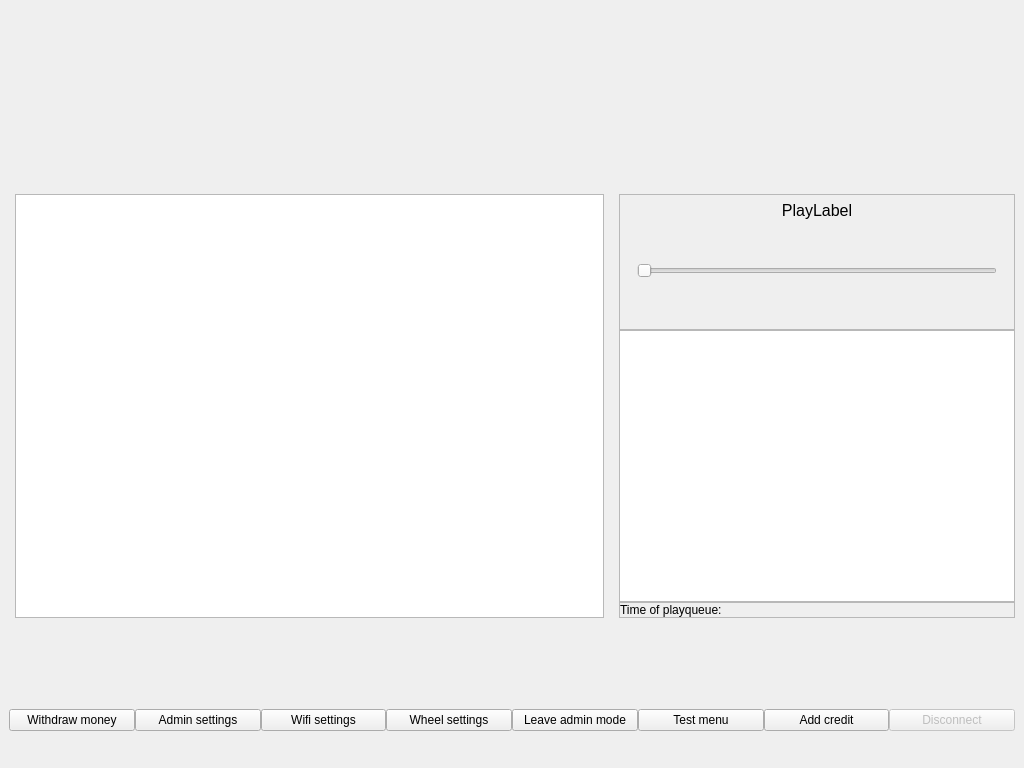
<?xml version="1.0" encoding="UTF-8"?>
<ui version="4.0">
 <class>MainWindow</class>
 <widget class="QMainWindow" name="MainWindow">
  <property name="geometry">
   <rect>
    <x>0</x>
    <y>0</y>
    <width>1024</width>
    <height>768</height>
   </rect>
  </property>
  <property name="sizePolicy">
   <sizepolicy hsizetype="Preferred" vsizetype="Preferred">
    <horstretch>0</horstretch>
    <verstretch>0</verstretch>
   </sizepolicy>
  </property>
  <property name="maximumSize">
   <size>
    <width>1024</width>
    <height>768</height>
   </size>
  </property>
  <property name="windowTitle">
   <string>MainWindow</string>
  </property>
  <widget class="QWidget" name="centralwidget">
   <property name="sizePolicy">
    <sizepolicy hsizetype="Fixed" vsizetype="Fixed">
     <horstretch>0</horstretch>
     <verstretch>0</verstretch>
    </sizepolicy>
   </property>
   <layout class="QVBoxLayout" name="verticalLayout" stretch="2,6,0">
    <property name="leftMargin">
     <number>0</number>
    </property>
    <property name="rightMargin">
     <number>0</number>
    </property>
    <item>
     <layout class="QVBoxLayout" name="verticalLayout_7" stretch="1,1,1">
      <property name="leftMargin">
       <number>9</number>
      </property>
      <property name="rightMargin">
       <number>9</number>
      </property>
      <item>
       <layout class="QHBoxLayout" name="horizontalLayout_2" stretch="1,6,6">
        <item>
         <layout class="QVBoxLayout" name="verticalLayout_17" stretch="1,0,0">
          <item>
           <widget class="QLabel" name="languageLabel">
            <property name="sizePolicy">
             <sizepolicy hsizetype="Preferred" vsizetype="MinimumExpanding">
              <horstretch>0</horstretch>
              <verstretch>0</verstretch>
             </sizepolicy>
            </property>
            <property name="minimumSize">
             <size>
              <width>60</width>
              <height>40</height>
             </size>
            </property>
            <property name="text">
             <string/>
            </property>
            <property name="alignment">
             <set>Qt::AlignCenter</set>
            </property>
           </widget>
          </item>
          <item>
           <widget class="QLabel" name="actualTimeStampLabel">
            <property name="sizePolicy">
             <sizepolicy hsizetype="Minimum" vsizetype="Preferred">
              <horstretch>0</horstretch>
              <verstretch>0</verstretch>
             </sizepolicy>
            </property>
            <property name="text">
             <string/>
            </property>
           </widget>
          </item>
          <item>
           <spacer name="verticalSpacer_4">
            <property name="orientation">
             <enum>Qt::Vertical</enum>
            </property>
            <property name="sizeHint" stdset="0">
             <size>
              <width>20</width>
              <height>40</height>
             </size>
            </property>
           </spacer>
          </item>
         </layout>
        </item>
        <item>
         <layout class="QVBoxLayout" name="verticalLayout_10">
          <item>
           <layout class="QVBoxLayout" name="verticalLayout_4">
            <item>
             <spacer name="verticalSpacer_3">
              <property name="orientation">
               <enum>Qt::Vertical</enum>
              </property>
              <property name="sizeHint" stdset="0">
               <size>
                <width>20</width>
                <height>40</height>
               </size>
              </property>
             </spacer>
            </item>
            <item>
             <widget class="QLabel" name="actualCreditValue">
              <property name="sizePolicy">
               <sizepolicy hsizetype="Preferred" vsizetype="Preferred">
                <horstretch>0</horstretch>
                <verstretch>0</verstretch>
               </sizepolicy>
              </property>
              <property name="text">
               <string/>
              </property>
              <property name="alignment">
               <set>Qt::AlignCenter</set>
              </property>
             </widget>
            </item>
            <item>
             <widget class="QLabel" name="actualMoneyValue">
              <property name="text">
               <string/>
              </property>
              <property name="alignment">
               <set>Qt::AlignCenter</set>
              </property>
             </widget>
            </item>
            <item>
             <widget class="QLabel" name="actualFortuneCount">
              <property name="text">
               <string/>
              </property>
              <property name="alignment">
               <set>Qt::AlignCenter</set>
              </property>
             </widget>
            </item>
            <item>
             <widget class="QLabel" name="actualNeedFortuneMoney">
              <property name="text">
               <string/>
              </property>
              <property name="alignment">
               <set>Qt::AlignCenter</set>
              </property>
             </widget>
            </item>
            <item>
             <spacer name="verticalSpacer_2">
              <property name="orientation">
               <enum>Qt::Vertical</enum>
              </property>
              <property name="sizeHint" stdset="0">
               <size>
                <width>20</width>
                <height>40</height>
               </size>
              </property>
             </spacer>
            </item>
           </layout>
          </item>
         </layout>
        </item>
        <item>
         <widget class="QLabel" name="coinImgLabel">
          <property name="sizePolicy">
           <sizepolicy hsizetype="Preferred" vsizetype="MinimumExpanding">
            <horstretch>0</horstretch>
            <verstretch>0</verstretch>
           </sizepolicy>
          </property>
          <property name="minimumSize">
           <size>
            <width>0</width>
            <height>75</height>
           </size>
          </property>
          <property name="text">
           <string/>
          </property>
          <property name="alignment">
           <set>Qt::AlignRight|Qt::AlignTrailing|Qt::AlignVCenter</set>
          </property>
         </widget>
        </item>
       </layout>
      </item>
      <item>
       <widget class="QLabel" name="infoLabel">
        <property name="font">
         <font>
          <pointsize>15</pointsize>
         </font>
        </property>
        <property name="text">
         <string/>
        </property>
        <property name="alignment">
         <set>Qt::AlignCenter</set>
        </property>
       </widget>
      </item>
      <item>
       <widget class="QLabel" name="errorLabel">
        <property name="font">
         <font>
          <pointsize>15</pointsize>
         </font>
        </property>
        <property name="text">
         <string/>
        </property>
        <property name="alignment">
         <set>Qt::AlignCenter</set>
        </property>
       </widget>
      </item>
     </layout>
    </item>
    <item>
     <layout class="QVBoxLayout" name="verticalLayout_18" stretch="8,1">
      <item>
       <layout class="QHBoxLayout" name="horizontalLayout_15" stretch="3,2">
        <property name="leftMargin">
         <number>6</number>
        </property>
        <property name="topMargin">
         <number>10</number>
        </property>
        <property name="bottomMargin">
         <number>10</number>
        </property>
        <item>
         <widget class="QStackedWidget" name="stackedWidget">
          <property name="currentIndex">
           <number>0</number>
          </property>
          <widget class="QWidget" name="stackedWidgetPage0">
           <layout class="QVBoxLayout" name="verticalLayout_19">
            <property name="topMargin">
             <number>0</number>
            </property>
            <property name="bottomMargin">
             <number>0</number>
            </property>
            <item>
             <widget class="QTableWidget" name="songsWidget">
              <property name="styleSheet">
               <string notr="true"/>
              </property>
              <property name="editTriggers">
               <set>QAbstractItemView::NoEditTriggers</set>
              </property>
              <property name="tabKeyNavigation">
               <bool>true</bool>
              </property>
              <property name="showDropIndicator" stdset="0">
               <bool>false</bool>
              </property>
              <property name="alternatingRowColors">
               <bool>false</bool>
              </property>
              <property name="selectionMode">
               <enum>QAbstractItemView::SingleSelection</enum>
              </property>
              <property name="selectionBehavior">
               <enum>QAbstractItemView::SelectRows</enum>
              </property>
              <property name="showGrid">
               <bool>false</bool>
              </property>
              <property name="gridStyle">
               <enum>Qt::NoPen</enum>
              </property>
              <property name="columnCount">
               <number>1</number>
              </property>
              <attribute name="horizontalHeaderVisible">
               <bool>false</bool>
              </attribute>
              <attribute name="horizontalHeaderCascadingSectionResizes">
               <bool>true</bool>
              </attribute>
              <attribute name="horizontalHeaderDefaultSectionSize">
               <number>150</number>
              </attribute>
              <attribute name="horizontalHeaderHighlightSections">
               <bool>false</bool>
              </attribute>
              <attribute name="horizontalHeaderMinimumSectionSize">
               <number>40</number>
              </attribute>
              <attribute name="horizontalHeaderShowSortIndicator" stdset="0">
               <bool>false</bool>
              </attribute>
              <attribute name="horizontalHeaderStretchLastSection">
               <bool>true</bool>
              </attribute>
              <attribute name="verticalHeaderVisible">
               <bool>false</bool>
              </attribute>
              <attribute name="verticalHeaderMinimumSectionSize">
               <number>35</number>
              </attribute>
              <column/>
             </widget>
            </item>
           </layout>
          </widget>
          <widget class="QWidget" name="stackedWidgetPage1">
           <layout class="QVBoxLayout" name="verticalLayout_11">
            <property name="spacing">
             <number>0</number>
            </property>
            <property name="leftMargin">
             <number>10</number>
            </property>
            <property name="topMargin">
             <number>0</number>
            </property>
            <property name="rightMargin">
             <number>10</number>
            </property>
            <property name="bottomMargin">
             <number>0</number>
            </property>
            <item>
             <widget class="QWidget" name="infoScanWidget" native="true">
              <layout class="QVBoxLayout" name="verticalLayout_15">
               <property name="spacing">
                <number>0</number>
               </property>
               <property name="leftMargin">
                <number>9</number>
               </property>
               <property name="topMargin">
                <number>0</number>
               </property>
               <property name="bottomMargin">
                <number>0</number>
               </property>
               <item>
                <widget class="QLabel" name="infoScanLabel">
                 <property name="text">
                  <string>TextLabel</string>
                 </property>
                 <property name="alignment">
                  <set>Qt::AlignCenter</set>
                 </property>
                </widget>
               </item>
               <item>
                <widget class="QTextBrowser" name="infoScanBrowser"/>
               </item>
              </layout>
             </widget>
            </item>
           </layout>
          </widget>
          <widget class="QWidget" name="stackedWidgetPage2">
           <layout class="QVBoxLayout" name="verticalLayout_12">
            <property name="spacing">
             <number>0</number>
            </property>
            <property name="leftMargin">
             <number>10</number>
            </property>
            <property name="topMargin">
             <number>0</number>
            </property>
            <property name="rightMargin">
             <number>10</number>
            </property>
            <property name="bottomMargin">
             <number>0</number>
            </property>
            <item>
             <widget class="QWidget" name="processInfoWidget" native="true">
              <layout class="QVBoxLayout" name="verticalLayout_16" stretch="1,9">
               <property name="spacing">
                <number>0</number>
               </property>
               <property name="leftMargin">
                <number>0</number>
               </property>
               <property name="topMargin">
                <number>0</number>
               </property>
               <property name="rightMargin">
                <number>0</number>
               </property>
               <property name="bottomMargin">
                <number>0</number>
               </property>
               <item>
                <widget class="QLabel" name="processInfoTitleLabel">
                 <property name="sizePolicy">
                  <sizepolicy hsizetype="MinimumExpanding" vsizetype="MinimumExpanding">
                   <horstretch>0</horstretch>
                   <verstretch>0</verstretch>
                  </sizepolicy>
                 </property>
                 <property name="text">
                  <string/>
                 </property>
                 <property name="alignment">
                  <set>Qt::AlignCenter</set>
                 </property>
                </widget>
               </item>
               <item>
                <widget class="QLabel" name="processInfoLabel">
                 <property name="sizePolicy">
                  <sizepolicy hsizetype="MinimumExpanding" vsizetype="MinimumExpanding">
                   <horstretch>0</horstretch>
                   <verstretch>0</verstretch>
                  </sizepolicy>
                 </property>
                 <property name="text">
                  <string/>
                 </property>
                </widget>
               </item>
              </layout>
             </widget>
            </item>
           </layout>
          </widget>
          <widget class="QWidget" name="stackedWidgetPage3">
           <layout class="QVBoxLayout" name="verticalLayout_5">
            <property name="topMargin">
             <number>0</number>
            </property>
            <property name="bottomMargin">
             <number>0</number>
            </property>
            <item>
             <widget class="QTableWidget" name="devicesWidget">
              <property name="selectionMode">
               <enum>QAbstractItemView::SingleSelection</enum>
              </property>
              <property name="selectionBehavior">
               <enum>QAbstractItemView::SelectRows</enum>
              </property>
              <property name="showGrid">
               <bool>false</bool>
              </property>
              <property name="columnCount">
               <number>1</number>
              </property>
              <attribute name="horizontalHeaderVisible">
               <bool>false</bool>
              </attribute>
              <attribute name="horizontalHeaderStretchLastSection">
               <bool>true</bool>
              </attribute>
              <attribute name="verticalHeaderVisible">
               <bool>false</bool>
              </attribute>
              <column/>
             </widget>
            </item>
           </layout>
          </widget>
         </widget>
        </item>
        <item>
         <layout class="QVBoxLayout" name="verticalLayout_14">
          <property name="spacing">
           <number>6</number>
          </property>
          <property name="rightMargin">
           <number>9</number>
          </property>
          <item>
           <widget class="QWidget" name="playQueueContainer" native="true">
            <property name="sizePolicy">
             <sizepolicy hsizetype="Expanding" vsizetype="Preferred">
              <horstretch>0</horstretch>
              <verstretch>0</verstretch>
             </sizepolicy>
            </property>
            <layout class="QVBoxLayout" name="verticalLayout_3" stretch="1,2,0">
             <property name="spacing">
              <number>0</number>
             </property>
             <property name="leftMargin">
              <number>0</number>
             </property>
             <property name="topMargin">
              <number>0</number>
             </property>
             <property name="rightMargin">
              <number>0</number>
             </property>
             <property name="bottomMargin">
              <number>0</number>
             </property>
             <item>
              <widget class="QFrame" name="livePlayFrame">
               <property name="frameShape">
                <enum>QFrame::StyledPanel</enum>
               </property>
               <property name="frameShadow">
                <enum>QFrame::Raised</enum>
               </property>
               <layout class="QVBoxLayout" name="verticalLayout_6" stretch="0,0">
                <property name="spacing">
                 <number>1</number>
                </property>
                <property name="topMargin">
                 <number>6</number>
                </property>
                <item>
                 <widget class="QLabel" name="playLabel">
                  <property name="sizePolicy">
                   <sizepolicy hsizetype="Ignored" vsizetype="Minimum">
                    <horstretch>0</horstretch>
                    <verstretch>0</verstretch>
                   </sizepolicy>
                  </property>
                  <property name="font">
                   <font>
                    <pointsize>12</pointsize>
                   </font>
                  </property>
                  <property name="text">
                   <string>PlayLabel</string>
                  </property>
                  <property name="alignment">
                   <set>Qt::AlignCenter</set>
                  </property>
                  <property name="wordWrap">
                   <bool>true</bool>
                  </property>
                 </widget>
                </item>
                <item>
                 <layout class="QHBoxLayout" name="horizontalLayout_10">
                  <item>
                   <widget class="QLabel" name="totalTimeLabel">
                    <property name="sizePolicy">
                     <sizepolicy hsizetype="Minimum" vsizetype="Preferred">
                      <horstretch>0</horstretch>
                      <verstretch>0</verstretch>
                     </sizepolicy>
                    </property>
                    <property name="text">
                     <string/>
                    </property>
                   </widget>
                  </item>
                  <item>
                   <widget class="QSlider" name="playSlider">
                    <property name="sizePolicy">
                     <sizepolicy hsizetype="MinimumExpanding" vsizetype="MinimumExpanding">
                      <horstretch>0</horstretch>
                      <verstretch>0</verstretch>
                     </sizepolicy>
                    </property>
                    <property name="orientation">
                     <enum>Qt::Horizontal</enum>
                    </property>
                    <property name="invertedAppearance">
                     <bool>false</bool>
                    </property>
                   </widget>
                  </item>
                  <item>
                   <widget class="QLabel" name="timeLabel">
                    <property name="sizePolicy">
                     <sizepolicy hsizetype="Minimum" vsizetype="Preferred">
                      <horstretch>0</horstretch>
                      <verstretch>0</verstretch>
                     </sizepolicy>
                    </property>
                    <property name="text">
                     <string/>
                    </property>
                   </widget>
                  </item>
                 </layout>
                </item>
               </layout>
              </widget>
             </item>
             <item>
              <widget class="QStackedWidget" name="stackedWidget_2">
               <property name="currentIndex">
                <number>0</number>
               </property>
               <widget class="QWidget" name="playQueuePage">
                <layout class="QVBoxLayout" name="verticalLayout_8">
                 <property name="spacing">
                  <number>0</number>
                 </property>
                 <property name="leftMargin">
                  <number>0</number>
                 </property>
                 <property name="topMargin">
                  <number>0</number>
                 </property>
                 <property name="rightMargin">
                  <number>0</number>
                 </property>
                 <property name="bottomMargin">
                  <number>0</number>
                 </property>
                 <item>
                  <widget class="QTableWidget" name="playQueueWidget">
                   <property name="selectionBehavior">
                    <enum>QAbstractItemView::SelectRows</enum>
                   </property>
                   <property name="showGrid">
                    <bool>false</bool>
                   </property>
                   <property name="columnCount">
                    <number>1</number>
                   </property>
                   <attribute name="horizontalHeaderVisible">
                    <bool>false</bool>
                   </attribute>
                   <attribute name="horizontalHeaderStretchLastSection">
                    <bool>true</bool>
                   </attribute>
                   <attribute name="verticalHeaderVisible">
                    <bool>false</bool>
                   </attribute>
                   <attribute name="verticalHeaderDefaultSectionSize">
                    <number>18</number>
                   </attribute>
                   <attribute name="verticalHeaderMinimumSectionSize">
                    <number>18</number>
                   </attribute>
                   <column/>
                  </widget>
                 </item>
                </layout>
               </widget>
               <widget class="QWidget" name="emptyPlayQueuePage">
                <layout class="QVBoxLayout" name="verticalLayout_9">
                 <property name="spacing">
                  <number>0</number>
                 </property>
                 <property name="leftMargin">
                  <number>0</number>
                 </property>
                 <property name="topMargin">
                  <number>0</number>
                 </property>
                 <property name="rightMargin">
                  <number>0</number>
                 </property>
                 <property name="bottomMargin">
                  <number>0</number>
                 </property>
                 <item>
                  <widget class="QLabel" name="emptyLabel">
                   <property name="text">
                    <string>Empty playlist</string>
                   </property>
                   <property name="alignment">
                    <set>Qt::AlignCenter</set>
                   </property>
                  </widget>
                 </item>
                </layout>
               </widget>
              </widget>
             </item>
             <item>
              <widget class="QFrame" name="playQueueTimeFrame">
               <property name="frameShape">
                <enum>QFrame::StyledPanel</enum>
               </property>
               <property name="frameShadow">
                <enum>QFrame::Raised</enum>
               </property>
               <layout class="QHBoxLayout" name="horizontalLayout">
                <property name="spacing">
                 <number>0</number>
                </property>
                <property name="leftMargin">
                 <number>0</number>
                </property>
                <property name="topMargin">
                 <number>0</number>
                </property>
                <property name="rightMargin">
                 <number>0</number>
                </property>
                <property name="bottomMargin">
                 <number>0</number>
                </property>
                <item>
                 <widget class="QLabel" name="label_2">
                  <property name="sizePolicy">
                   <sizepolicy hsizetype="Expanding" vsizetype="Preferred">
                    <horstretch>0</horstretch>
                    <verstretch>0</verstretch>
                   </sizepolicy>
                  </property>
                  <property name="text">
                   <string>Time of playqueue:</string>
                  </property>
                 </widget>
                </item>
                <item>
                 <widget class="QLabel" name="timeOfPlayQueueLabel">
                  <property name="sizePolicy">
                   <sizepolicy hsizetype="Minimum" vsizetype="Preferred">
                    <horstretch>0</horstretch>
                    <verstretch>0</verstretch>
                   </sizepolicy>
                  </property>
                  <property name="text">
                   <string/>
                  </property>
                  <property name="alignment">
                   <set>Qt::AlignRight|Qt::AlignTrailing|Qt::AlignVCenter</set>
                  </property>
                 </widget>
                </item>
               </layout>
              </widget>
             </item>
            </layout>
           </widget>
          </item>
         </layout>
        </item>
       </layout>
      </item>
      <item>
       <layout class="QHBoxLayout" name="horizontalLayout_12">
        <property name="spacing">
         <number>0</number>
        </property>
        <item>
         <widget class="QLabel" name="leftLeftGenre">
          <property name="sizePolicy">
           <sizepolicy hsizetype="Preferred" vsizetype="Fixed">
            <horstretch>0</horstretch>
            <verstretch>0</verstretch>
           </sizepolicy>
          </property>
          <property name="minimumSize">
           <size>
            <width>0</width>
            <height>30</height>
           </size>
          </property>
          <property name="text">
           <string/>
          </property>
          <property name="alignment">
           <set>Qt::AlignCenter</set>
          </property>
         </widget>
        </item>
        <item>
         <widget class="QLabel" name="leftGenre">
          <property name="sizePolicy">
           <sizepolicy hsizetype="Preferred" vsizetype="Fixed">
            <horstretch>0</horstretch>
            <verstretch>0</verstretch>
           </sizepolicy>
          </property>
          <property name="minimumSize">
           <size>
            <width>0</width>
            <height>30</height>
           </size>
          </property>
          <property name="text">
           <string/>
          </property>
          <property name="alignment">
           <set>Qt::AlignCenter</set>
          </property>
         </widget>
        </item>
        <item>
         <widget class="QLabel" name="genreLabel">
          <property name="sizePolicy">
           <sizepolicy hsizetype="Preferred" vsizetype="Expanding">
            <horstretch>0</horstretch>
            <verstretch>0</verstretch>
           </sizepolicy>
          </property>
          <property name="font">
           <font>
            <pointsize>15</pointsize>
           </font>
          </property>
          <property name="text">
           <string/>
          </property>
          <property name="alignment">
           <set>Qt::AlignCenter</set>
          </property>
         </widget>
        </item>
        <item>
         <widget class="QLabel" name="rightGenre">
          <property name="sizePolicy">
           <sizepolicy hsizetype="Preferred" vsizetype="Fixed">
            <horstretch>0</horstretch>
            <verstretch>0</verstretch>
           </sizepolicy>
          </property>
          <property name="minimumSize">
           <size>
            <width>0</width>
            <height>30</height>
           </size>
          </property>
          <property name="text">
           <string/>
          </property>
          <property name="alignment">
           <set>Qt::AlignCenter</set>
          </property>
         </widget>
        </item>
        <item>
         <widget class="QLabel" name="rightRightGenre">
          <property name="sizePolicy">
           <sizepolicy hsizetype="Preferred" vsizetype="Fixed">
            <horstretch>0</horstretch>
            <verstretch>0</verstretch>
           </sizepolicy>
          </property>
          <property name="minimumSize">
           <size>
            <width>0</width>
            <height>30</height>
           </size>
          </property>
          <property name="text">
           <string/>
          </property>
          <property name="alignment">
           <set>Qt::AlignCenter</set>
          </property>
         </widget>
        </item>
       </layout>
      </item>
     </layout>
    </item>
    <item>
     <layout class="QVBoxLayout" name="verticalLayout_2">
      <property name="spacing">
       <number>0</number>
      </property>
      <property name="leftMargin">
       <number>9</number>
      </property>
      <property name="rightMargin">
       <number>9</number>
      </property>
      <item>
       <layout class="QHBoxLayout" name="horizontalLayout_7">
        <item>
         <layout class="QVBoxLayout" name="verticalLayout_13">
          <item>
           <spacer name="verticalSpacer">
            <property name="orientation">
             <enum>Qt::Vertical</enum>
            </property>
            <property name="sizeHint" stdset="0">
             <size>
              <width>20</width>
              <height>0</height>
             </size>
            </property>
           </spacer>
          </item>
          <item>
           <widget class="QLabel" name="adminLeaveLabel">
            <property name="text">
             <string/>
            </property>
           </widget>
          </item>
         </layout>
        </item>
       </layout>
      </item>
      <item>
       <layout class="QHBoxLayout" name="horizontalLayout_9">
        <item>
         <widget class="QPushButton" name="withdrawMoneyButton">
          <property name="sizePolicy">
           <sizepolicy hsizetype="Minimum" vsizetype="Minimum">
            <horstretch>0</horstretch>
            <verstretch>0</verstretch>
           </sizepolicy>
          </property>
          <property name="text">
           <string>Withdraw money</string>
          </property>
         </widget>
        </item>
        <item>
         <widget class="QPushButton" name="adminSettingsButton">
          <property name="sizePolicy">
           <sizepolicy hsizetype="Minimum" vsizetype="Minimum">
            <horstretch>0</horstretch>
            <verstretch>0</verstretch>
           </sizepolicy>
          </property>
          <property name="text">
           <string>Admin settings</string>
          </property>
         </widget>
        </item>
        <item>
         <widget class="QPushButton" name="wifiSettingsButton">
          <property name="sizePolicy">
           <sizepolicy hsizetype="Minimum" vsizetype="Minimum">
            <horstretch>0</horstretch>
            <verstretch>0</verstretch>
           </sizepolicy>
          </property>
          <property name="text">
           <string>Wifi settings</string>
          </property>
         </widget>
        </item>
        <item>
         <widget class="QPushButton" name="wheelFortuneButton">
          <property name="text">
           <string>Wheel settings</string>
          </property>
         </widget>
        </item>
        <item>
         <widget class="QPushButton" name="leaveAdminButton">
          <property name="sizePolicy">
           <sizepolicy hsizetype="Minimum" vsizetype="Minimum">
            <horstretch>0</horstretch>
            <verstretch>0</verstretch>
           </sizepolicy>
          </property>
          <property name="text">
           <string>Leave admin mode</string>
          </property>
         </widget>
        </item>
        <item>
         <widget class="QPushButton" name="testMenuButton">
          <property name="text">
           <string>Test menu</string>
          </property>
         </widget>
        </item>
        <item>
         <widget class="QPushButton" name="addCreditButton">
          <property name="enabled">
           <bool>true</bool>
          </property>
          <property name="sizePolicy">
           <sizepolicy hsizetype="Minimum" vsizetype="Minimum">
            <horstretch>0</horstretch>
            <verstretch>0</verstretch>
           </sizepolicy>
          </property>
          <property name="text">
           <string>Add credit</string>
          </property>
         </widget>
        </item>
        <item>
         <widget class="QPushButton" name="disconnectButton">
          <property name="enabled">
           <bool>false</bool>
          </property>
          <property name="sizePolicy">
           <sizepolicy hsizetype="Minimum" vsizetype="Minimum">
            <horstretch>0</horstretch>
            <verstretch>0</verstretch>
           </sizepolicy>
          </property>
          <property name="text">
           <string>Disconnect</string>
          </property>
         </widget>
        </item>
       </layout>
      </item>
      <item>
       <layout class="QHBoxLayout" name="horizontalLayout_13">
        <property name="spacing">
         <number>6</number>
        </property>
        <property name="rightMargin">
         <number>0</number>
        </property>
        <item>
         <widget class="QLabel" name="nameLabel">
          <property name="text">
           <string/>
          </property>
         </widget>
        </item>
        <item>
         <widget class="QLabel" name="wifiStateLabel">
          <property name="text">
           <string/>
          </property>
          <property name="alignment">
           <set>Qt::AlignRight|Qt::AlignTrailing|Qt::AlignVCenter</set>
          </property>
         </widget>
        </item>
       </layout>
      </item>
      <item>
       <layout class="QHBoxLayout" name="horizontalLayout_8" stretch="1,1,0">
        <item>
         <widget class="QLabel" name="servicePhoneLabel">
          <property name="text">
           <string/>
          </property>
         </widget>
        </item>
        <item>
         <widget class="QLabel" name="serverStateLabel">
          <property name="enabled">
           <bool>true</bool>
          </property>
          <property name="sizePolicy">
           <sizepolicy hsizetype="Minimum" vsizetype="Minimum">
            <horstretch>0</horstretch>
            <verstretch>0</verstretch>
           </sizepolicy>
          </property>
          <property name="text">
           <string/>
          </property>
          <property name="alignment">
           <set>Qt::AlignRight|Qt::AlignTrailing|Qt::AlignVCenter</set>
          </property>
         </widget>
        </item>
        <item>
         <widget class="QLabel" name="cpuTempValueLabel">
          <property name="enabled">
           <bool>true</bool>
          </property>
          <property name="minimumSize">
           <size>
            <width>30</width>
            <height>0</height>
           </size>
          </property>
          <property name="text">
           <string/>
          </property>
          <property name="alignment">
           <set>Qt::AlignRight|Qt::AlignTrailing|Qt::AlignVCenter</set>
          </property>
         </widget>
        </item>
       </layout>
      </item>
     </layout>
    </item>
   </layout>
  </widget>
 </widget>
 <resources/>
 <connections/>
</ui>
